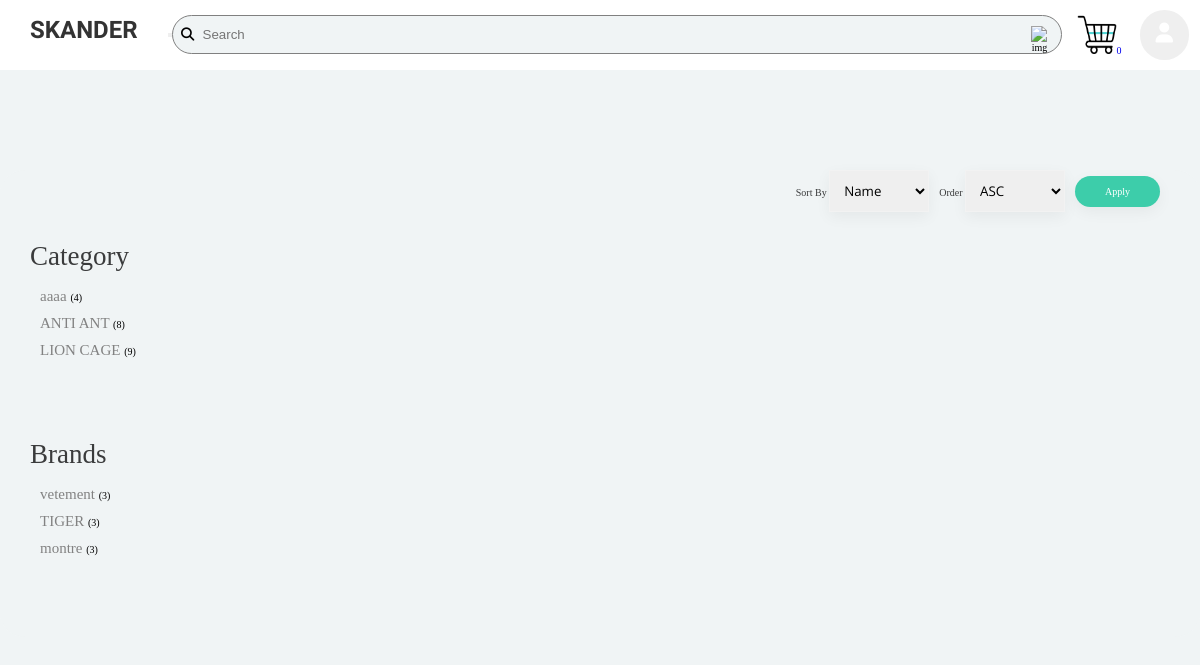
Before: /get_categories/2 with the older database file.
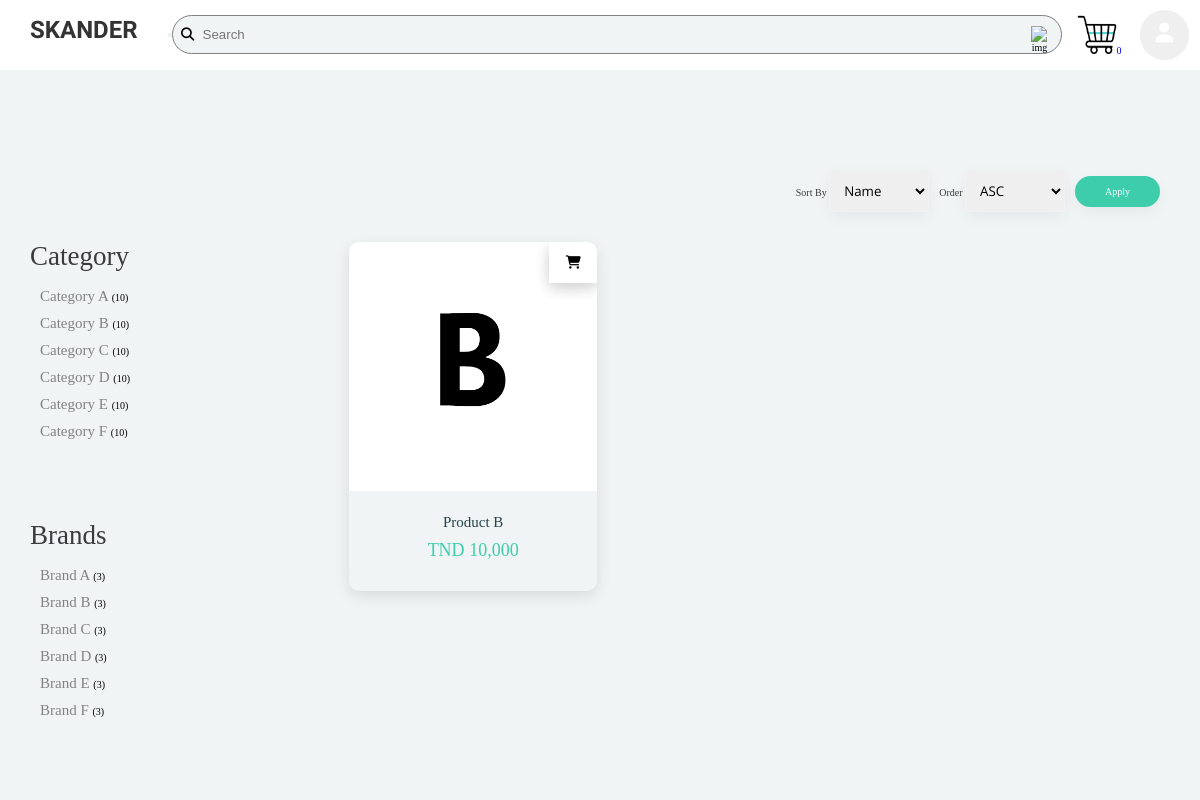
After: the same page with the newer database file.
### pet_shop/products/models.py (models this page shows, shortened)
class CategoryName(db.Model):
    __tablename__ = 'category'
    id = db.Column(db.Integer, primary_key=True)
    name = db.Column(db.String(30), unique=True, nullable=False)
    user_id = db.Column(db.Integer, db.ForeignKey('users.id'), nullable=False)
    pub_date = db.Column(db.DateTime, nullable=False, default=datetime.utcnow)

class BrandName(db.Model):
    __tablename__ = 'brand'
    id = db.Column(db.Integer, primary_key=True)
    name = db.Column(db.String(30), unique=True, nullable=False)
    user_id = db.Column(db.Integer, db.ForeignKey('users.id'), nullable=False)
    pub_date = db.Column(db.DateTime, nullable=False, default=datetime.utcnow)

class NewProduct(db.Model):
    __tablename__ = 'newproduct'
    id = db.Column(db.Integer, primary_key=True)
    name = db.Column(db.String(80), nullable=False)
    image_1 = db.Column(db.String(150), nullable=False, default='default.png')
    image_2 = db.Column(db.String(150), nullable=False, default='default.png')
    image_3 = db.Column(db.String(150), nullable=False, default='default.png')
    price = db.Column(db.Numeric(precision=8, asdecimal=False, decimal_return_scale=None), nullable=False)
    discount = db.Column(db.Integer, default=0)
    stock = db.Column(db.Integer, nullable=False)
    colors = db.Column(db.Text, nullable=False, default="gjkgkj")
    desc = db.Column(db.Text, nullable=False, default="ghjgk")
    pub_date = db.Column(db.DateTime, nullable=False, default=datetime.utcnow)
    category_id = db.Column(db.Integer, db.ForeignKey('category.id'),nullable=False)
    category = db.relationship('CategoryName',backref=db.backref('categories', lazy=True))
    brand_id = db.Column(db.Integer, db.ForeignKey('brand.id'),nullable=False)
    brand = db.relationship('BrandName',backref=db.backref('brands', lazy=True))
    user_id = db.Column(db.Integer, db.ForeignKey('users.id'), nullable=False)
    @app.template_filter()
    def numberFormat(value):
        return format(int(value), ',d')

### pet_shop/customers/routes.py (the view)
@app.route("/get_categories/<int:id>")
def Display_categories(id):
    page = request.args.get("page", 1, type=int)
    """get categories"""
    CustomerProduct = NewProduct
    """query filter by id (this query for pagination url_for)"""
    c = CategoryName.query.filter_by(id=id).first_or_404()
    """get and display categories in shop with pagination"""
    category = CustomerProduct.query.filter_by(category=c).paginate(page=page, per_page=6)
    """join statement for brands and categories"""
    brands = BrandName.query.join(CustomerProduct, (BrandName.id == CustomerProduct.brand_id)).all()
    categories = CategoryName.query.join(CustomerProduct, (CategoryName.id == CustomerProduct.category_id)).all()
    return render_template('CustomerP/CustomerProduct.html', page=page, category=category, brands=brands, categories=categories, c=c)

### pet_shop/templates/CustomerP/CustomerProduct.html (shortened to what the changed rows need)
{% extends 'CustomerP/layouat.html' %}
  {% block shop %}
  <section class="section products">
    <div class="products-layout container">
    <div class="col-1-of-4">
      <div class="brand-categ">
        <div>
          {% for category in categories %}
          <ul class="block-content">
            <li>
              <label><a href="{{url_for('Display_categories', id=category.id)}}">{{category.name}}</a>
                <small>({{category["name"]|length}})</small>
              </label>
            </li>
          </ul>
          {% endfor %}
        </div>
        <div>
          {% for brand in brands %}
          <ul class="block-content">
            <li>
              <label>
                <a href="{{url_for('Display_brands', id=brand.id)}}">{{brand.name}}</a>
                <small>(3)</small>
              </label>
            </li>
          </ul>
          {% endfor%}
        </div>
       </div>
      </div>
      <div class="col-3-of-4">
<div class="product-layout">
{% if brand %}
 {% for b in brand.items %}
  {% if b.discount > 0 %}
   {% if b.stock > 0 %}
    <div class="ruban left" data-ribbon="- {{b.discount}}%" style="">
     <div class="product">
      <div class="img-container">
       <div class="ruban left" data-ribbon="- {{b.discount}}%" style="">
        <a href="{{url_for('Product_detail', id=b.id)}}"><img src="{{url_for('static', filename='images/product_img/' + b.image_1)}}" alt="{{b.name}}" /></a>
       </div>
       <div class="addCart">
        <form action="{{url_for('AddToCarts')}}" method="post">
          <div>
            {%  set colors=b.colors.split(",") %}
            <select name="colors" style="visibility: hidden;">
              <!--
              <option value="Select Size" selected disabled>
                Select Color
              </option>
              -->
              {% for color in colors %}
              {%  set colors=color.split(":") %}
              <option value="{{colors[0]}}" style="visibility: hidden;">{{ colors[0]|capitalize }}</option>
              {% endfor %}
            </select>
          </div>
           <label for="quantity" style="visibility: hidden;"> Quantity: </label>
           <input name="quantity" type="hidden" value="1" min="1" max="{{b.stock}}"/>
          <input  type="hidden" name="product_id" value="{{b.id}}">
          <button type="submit"  class="addCart"><i class="fas fa-shopping-cart"></i></button>
        </form>
       </div>
      </div>
      <div class="bottom">
        <a href="{{url_for('Product_detail', id=b.id)}}">{{b.name}}</a>
       <div class="price">
        <span>TND {{b.price | numberFormat}} </span>
       </div>
      </div>
     </div>
    </div>
   {% endif %}
  {% else %}
  {% if b.stock > 0 %}
     <div class="product">
     <div class="img-container">
      <a href="{{url_for('Product_detail', id=b.id)}}"><img src="{{url_for('static', filename='images/product_img/' + b.image_1)}}" alt="{{b.name}}" /></a>
       <div class="addCart">
        <form action="{{url_for('AddToCarts')}}" method="post">
          <div>
            {%  set colors=b.colors.split(",") %}
            <select name="colors" style="visibility: hidden;">
              <!--
              <option value="Select Size" selected disabled>
                Select Color
              </option>
              -->
              {% for color in colors %}
              {%  set colors=color.split(":") %}
              <option value="{{colors[0]}}" style="visibility: hidden;">{{ colors[0]|capitalize }}</option>
              {% endfor %}
            </select>
          </div>
           <label for="quantity" style="visibility: hidden;"> Quantity: </label>
           <input name="quantity" type="hidden" value="1" min="1" max="{{b.stock}}"/>
          <input  type="hidden" name="product_id" value="{{b.id}}">
          <button type="submit"  class="addCart"><i class="fas fa-shopping-cart"></i></button>
        </form>
       </div>
      </div>
      <div class="bottom">
       <a href="{{url_for('Product_detail', id=b.id)}}">{{b.name}}</a>
       <div class="price">
        <span>TND {{b.price | numberFormat}} </span>
       </div>
     </div>
    </div>
   {% endif %}
   {% endif %}
 {% endfor %}
 {% elif category %}
 {% for c in category.items %}
 {% if c.discount > 0 %}
  {% if c.stock > 0 %}
   <div class="ruban left" data-ribbon="- {{c.discount}}%" style="">
    <div class="product">
     <div class="img-container">
      <div class="ruban left" data-ribbon="- {{c.discount}}%" style="">
        <a href="{{url_for('Product_detail', id=c.id)}}"><img src="{{url_for('static', filename='images/product_img/' + c.image_1)}}" alt="{{c.name}}"/></a>
     </div>
      <div class="addCart">
        <form action="{{url_for('AddToCarts')}}" method="post">
          <div>
            {%  set colors=c.colors.split(",") %}
            <select name="colors" style="visibility: hidden;">
              <!--
              <option value="Select Size" selected disabled>
                Select Color
              </option>
              -->
              {% for color in colors %}
              {%  set colors=color.split(":") %}
              <option value="{{colors[0]}}" style="visibility: hidden;">{{ colors[0]|capitalize }}</option>
              {% endfor %}
            </select>
          </div>
           <label for="quantity" style="visibility: hidden;"> Quantity: </label>
           <input name="quantity" type="hidden" value="1" min="1" max="{{c.stock}}"/>
          <input  type="hidden" name="product_id" value="{{c.id}}">
          <button type="submit"  class="addCart"><i class="fas fa-shopping-cart"></i></button>
        </form>
      </div>
     </div>
     <div class="bottom">
       <a href="{{url_for('Product_detail', id=c.id)}}">{{c.name}}</a>
      <div class="price">
       <span>TND {{c.price | numberFormat}} </span>
      </div>
     </div>
    </div>
   </div>
  {% endif %}
 {% else %}
 {% if c.stock > 0 %}
    <div class="product">
    <div class="img-container">
      <a href="{{url_for('Product_detail', id=c.id)}}"><img src="{{url_for('static', filename='images/product_img/' + c.image_1)}}" alt="{{c.name}}" /></a>
      <div class="addCart">
        <form action="{{url_for('AddToCarts')}}" method="post">
          <div>
            {%  set colors=c.colors.split(",") %}
          </div>
          <button type="submit"  class="addCart"><i class="fas fa-shopping-cart"></i></button>
        </form>
      </div>
     </div>
     <div class="bottom">
      <a href="{{url_for('Product_detail', id=c.id)}}">{{c.name}}</a>
      <div class="price">
       <span>TND {{c.price | numberFormat}} </span>
      </div>
    </div>
   </div>
   {% endif %}
   {% endif %}
 {% endfor %}
{% endif %}
 </div>
 </div>
</div>
</section>
{% endblock shop %}

Changed rows visible on the page:
removed CategoryName: name "aaaa", name|length "4"
removed CategoryName: name "ANTI ANT", name|length "8"
removed CategoryName: name "LION CAGE", name|length "9"
removed BrandName: name "vetement"
removed BrandName: name "TIGER"
removed BrandName: name "montre"
added CategoryName: name "Category A", name|length "10"
now on this page (row edited): CategoryName: name "Category B", name|length "10"
added CategoryName: name "Category C", name|length "10"
added CategoryName: name "Category D", name|length "10"
now on this page (row edited): CategoryName: name "Category E", name|length "10"
added CategoryName: name "Category F", name|length "10"
added BrandName: name "Brand A"
now on this page (row edited): BrandName: name "Brand B"
added BrandName: name "Brand C"
added BrandName: name "Brand D"
now on this page (row edited): BrandName: name "Brand E"
added BrandName: name "Brand F"
now on this page (row edited): NewProduct: image_1 (picture), name "Product B", price|numberFormat "10,000"
